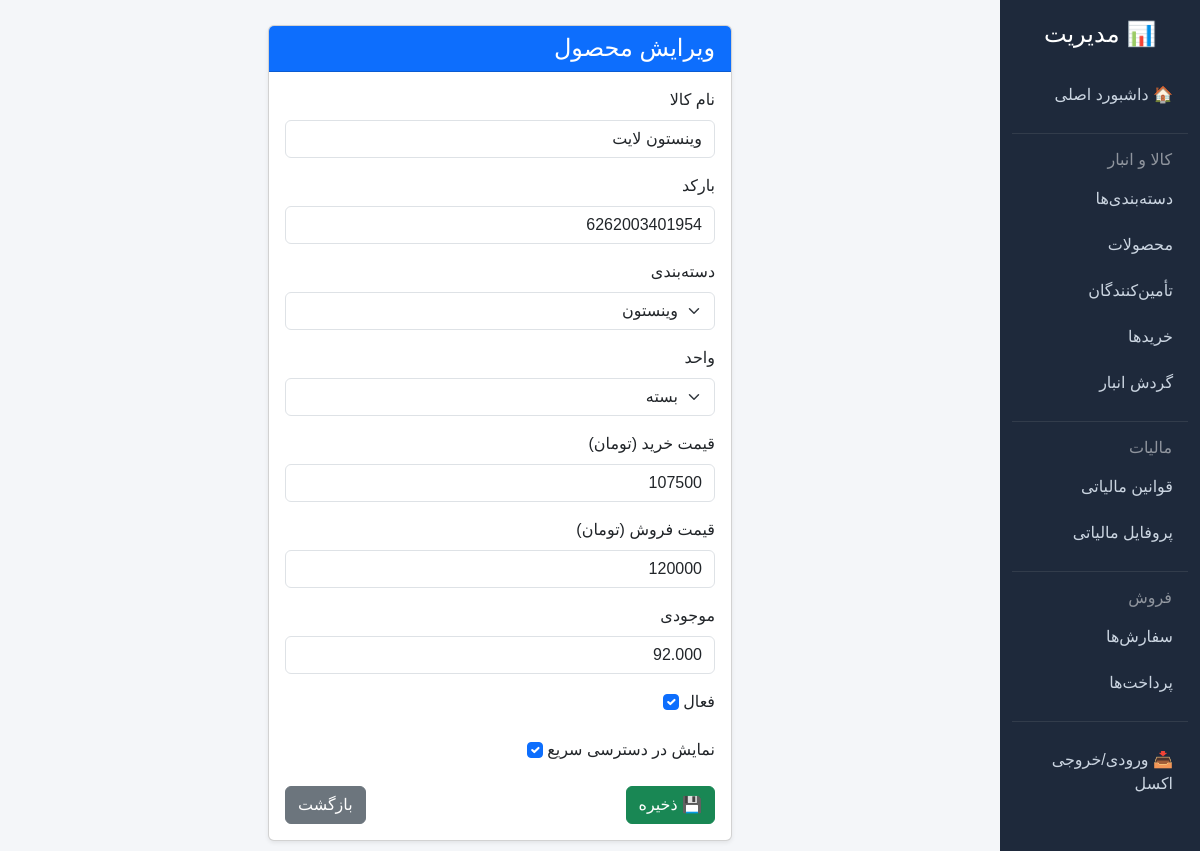
The app's page /management/products/1/update/ (signed in), older data.
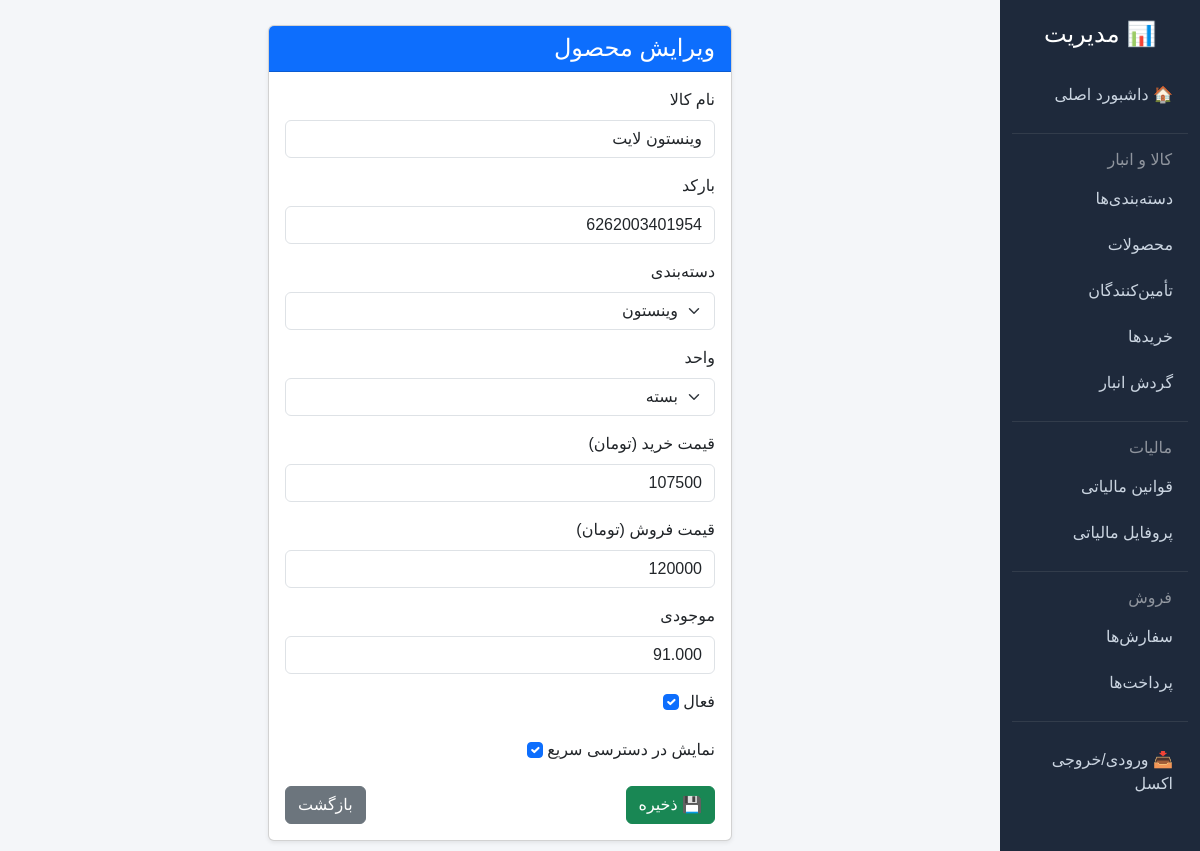
The same page, newer data.
### inventory/models.py (models this page shows, shortened)
class Product(models.Model):
    UNIT_CHOICES = [
        ('pack', 'بسته'),
        ('carton', 'کارتن'),
        ('piece', 'عدد'),
        ('kg', 'کیلوگرم'),
    ]
    name = models.CharField(max_length=200, verbose_name="نام کالا")
    barcode = models.CharField(max_length=50, unique=True, db_index=True, verbose_name="بارکد")
    category = models.ForeignKey(Category, on_delete=models.PROTECT, verbose_name="دسته‌بندی")
    unit = models.CharField(max_length=10, choices=UNIT_CHOICES, default='pack', verbose_name="واحد")
    purchase_price = models.DecimalField(max_digits=12, decimal_places=0, verbose_name="قیمت خرید (تومان)")
    selling_price = models.DecimalField(max_digits=12, decimal_places=0, verbose_name="قیمت فروش (تومان)")
    is_active = models.BooleanField(default=True, verbose_name="فعال")
    stock_quantity = models.DecimalField(
        max_digits=12, decimal_places=3, default=0,
        validators=[MinValueValidator(0)], verbose_name="موجودی"
    )
    inventory_cost = models.DecimalField(
        max_digits=14, decimal_places=0, default=0,
        verbose_name="ارزش موجودی (تومان)"
    )
    is_featured = models.BooleanField(default=False, verbose_name="نمایش در دسترسی سریع")
    class Meta:
        verbose_name = "محصول"
        verbose_name_plural = "محصولات"

### management/views.py (the view, shortened to what this page needs)
# urls.py: path('products/<int:pk>/update/', views.ProductUpdateView.as_view(), name='product_update'),
class ProductUpdateView(BaseUpdateView):
    model = Product
    fields = ['name', 'barcode', 'category', 'unit', 'purchase_price', 'selling_price',
              'stock_quantity', 'is_active', 'is_featured']
    success_url = reverse_lazy('management:product_list')

### inventory/models.py (called while the page is built)
    def __str__(self):
        return self.name

### management/views.py (called while the page is built)
    def get_form(self, form_class=None):
        form = super().get_form(form_class)
        for field in form.fields.values():
            if isinstance(field.widget, forms.CheckboxInput):
                field.widget.attrs.update({'class': 'form-check-input'})
            elif isinstance(field.widget, forms.Select):
                field.widget.attrs.update({'class': 'form-select'})
            else:
                field.widget.attrs.update({'class': 'form-control'})
        return form

    def get_context_data(self, **kwargs):
        context = super().get_context_data(**kwargs)
        context['model_verbose_name'] = self.model._meta.verbose_name
        context['is_update'] = True
        return context

### management/templates/management/generic_form.html (shortened to what this page needs)
{% extends 'management/base.html' %}
{% block content %}
<div class="row justify-content-center">
    <div class="col-md-8 col-lg-6">
        <div class="card shadow-sm">
            <div class="card-header bg-primary text-white">
                <h4 class="mb-0">{% if is_update %}ویرایش{% else %}ایجاد{% endif %} {{ model_verbose_name }}</h4>
            </div>
            <div class="card-body">
                <form method="post" novalidate>
                    {% for field in form %}
                        <div class="mb-3">
                            <label for="{{ field.id_for_label }}" class="form-label">{{ field.label }}</label>
                            {{ field }}
                        </div>
                    {% endfor %}
                    <div class="d-flex justify-content-between">
                        <button type="submit" class="btn btn-success">💾 ذخیره</button>
                        <a href="{{ request.META.HTTP_REFERER|default:'/' }}" class="btn btn-secondary">بازگشت</a>
                    </div>
                </form>
            </div>
        </div>
    </div>
</div>
{% endblock %}

Row changes from the older to the newer data that the page shows:
changed Product "وینستون لایت": stock_quantity "92.000" → "91.000"
